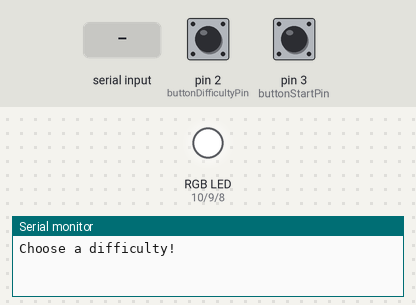
Recording of a program running on a simulated Arduino Uno, built with avr-gcc and run on an emulated ATmega328P. On the bench: an RGB LED mixed from three pins (HIGH = lit), the last lines printed to the serial monitor. Dashed ring = blinking. Inputs (shaded band) come from the test bench; at power-on: pin 2 (buttonDifficultyPin) HIGH, pin 3 (buttonStartPin) HIGH. Random numbers use the default seed unless the program sets one.

Above: at 1.2 s.
1.3 s: pin 2 (buttonDifficultyPin) pulled LOW for 0.15 s
2.9 s: pin 3 (buttonStartPin) pulled LOW for 0.15 s
At 4.3 s:
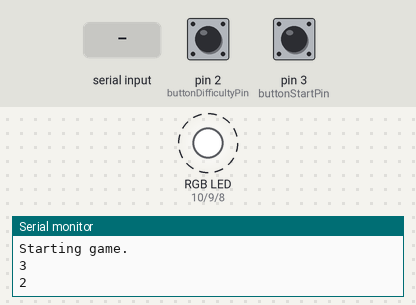
6.0 s: pin 2 (buttonDifficultyPin) pulled LOW for 1 s
10.0 s: "1\n" received over Serial
At 10.9 s:
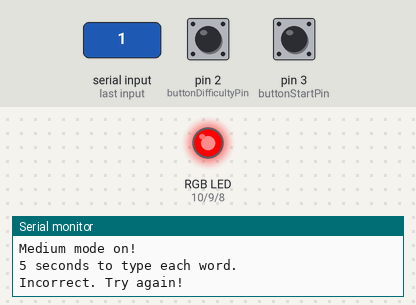
11.5 s: pin 3 (buttonStartPin) pulled LOW for 1 s
At 12.0 s:
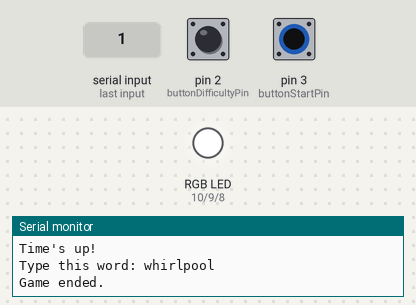
14.0 s: pin 2 (buttonDifficultyPin) driven LOW and pin 3 (buttonStartPin) driven LOW
At 17.5 s:
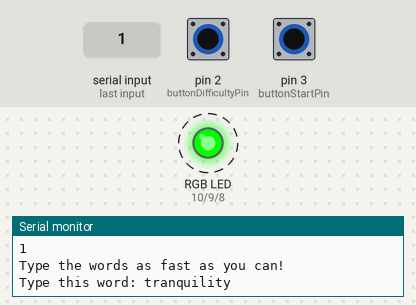
Timing chart, 0 to 48.5 s (numbered marks = the images above; inputs shaded):
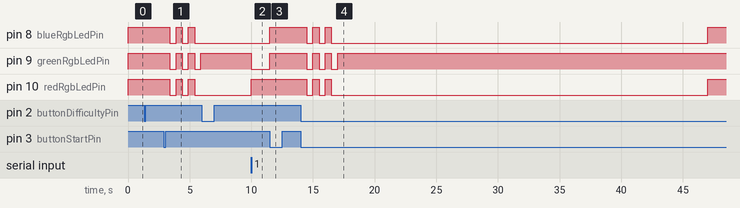

Measured:
- after the input at 2.9 s, pin 8 (blueRgbLedPin), pin 9 (greenRgbLedPin), pin 10 (redRgbLedPin): alternates HIGH for 0.50 s and LOW for 0.50 s, starting after 0.50 s
- after the input at 10.0 s, pin 9 (greenRgbLedPin): HIGH → LOW at once; pin 10 (redRgbLedPin): LOW → HIGH at once
- after the input at 11.5 s, pin 8 (blueRgbLedPin), pin 9 (greenRgbLedPin): LOW → HIGH at once
- after the input at 14.0 s, pin 8 (blueRgbLedPin), pin 10 (redRgbLedPin): goes LOW 0.50 s, HIGH 0.50 s, LOW 0.50 s, HIGH 0.50 s, LOW 30.5 s, then HIGH, starting after 0.50 s; pin 9 (greenRgbLedPin): alternates HIGH for 0.50 s and LOW for 0.50 s, 6 changes in all, then stays HIGH, starting after 0.50 s

The program:

main.cpp
```cpp
#include <Arduino.h>

// Declararea Pin-ilor, dar si a variabilelor de urmeaza sa fie folosite
const int buttonStartPin = 3;
const int buttonDifficultyPin = 2;
const int redRgbLedPin = 10;
const int greenRgbLedPin = 9;
const int blueRgbLedPin = 8;

void generateWord();

const unsigned long buttonDebounceDelay = 500;
const unsigned long roundTime = 30000;
const int wordCount = 30;
const char* words[wordCount] = { // Dictionarul de cuvinte
  "ambition", "whisper", "eclipse", "symphony", "mystery", "journey", "reflection", "harmony", "obsession", "inspiration",
  "courage", "fortress", "solitude", "illusion", "adventure", "wisdom", "vision", "enigma", "benevolence", "whirlpool",
  "infinity", "resilience", "miracle", "tranquility", "labyrinth", "essence", "destiny", "serenity", "wilderness", "echo"
};

// Optiunile folosite pentru dificultate
#define DIFFICULTY_OPTIONS 3
enum DifficultyOptions {
  UNKNOWN = -1,
  EASY = 0,
  MEDIUM = 1,
  HARD = 2
};

// Starile posibile ale programului
enum StateOptions {
  IDLE = 0,
  STARTING = 1,
  RUNNING = 2
};

DifficultyOptions difficulty = UNKNOWN;
StateOptions gameState = IDLE;

unsigned long lastStartPressTime = 0;
unsigned long lastDifficultyPressTime = 0;
unsigned long roundStartTime = 0;
unsigned long wordStartTime = 0;
unsigned int timeLimit = 0;
int correctWordNumber = 0;
String chosenWord;
String inputBuffer = "";

// Functie care seteaza intensitatea LED-ului RBG pentru fiecare culoare
void setLedColor(int red, int green, int blue) {
  analogWrite(redRgbLedPin, red);
  analogWrite(greenRgbLedPin, green);
  analogWrite(blueRgbLedPin, blue);
}

// Functie care cicleaza prin dificultatile posibile si afiseaza mesajul in terminal
void changeDifficulty() {
  if (millis() - lastDifficultyPressTime > buttonDebounceDelay) {
    lastDifficultyPressTime = millis();
    difficulty = (DifficultyOptions)((difficulty + 1) % DIFFICULTY_OPTIONS);
    Serial.print(difficulty == EASY ? "Easy" : difficulty == MEDIUM ? "Medium" : "Hard");
    Serial.println(" mode on!");
    timeLimit = difficulty == EASY ? 10000 : (difficulty == MEDIUM ? 5000 : 3000);
    Serial.print(difficulty == EASY ? "10 seconds" : difficulty == MEDIUM ? "5 seconds" : "3 seconds");
    Serial.println(" to type each word.");
  }
}

// Functie care porneste sau opreste programul, dar si detecteaza daca dificultatea nu a fost aleasa
void triggerStartStop() {
  if (millis() - lastStartPressTime > buttonDebounceDelay) {
    lastStartPressTime = millis();
    if (difficulty == UNKNOWN) {
      Serial.println("Select a difficulty level first.");
      return;
    }
    if (gameState == IDLE) {
      gameState = STARTING;
      Serial.println("Starting game.");
    }
    else {
      Serial.println("Game ended.");
      gameState = IDLE;
      correctWordNumber = 0;
      setLedColor(255, 255, 255);
    }
  }
}

// Functie care face animatia de start, dar scrie si in terminal numaratoarea inversa
void countdownStart() {
  for (int i = 3; i > 0; i--) {
    Serial.println(i);
    setLedColor(255, 255, 255);
    delay(500);
    setLedColor(0, 0, 0);
    delay(500);
  }
  gameState = RUNNING;
  roundStartTime = millis();
  Serial.println("Type the words as fast as you can!");
  setLedColor(0, 255, 0);
  generateWord();
}

// Functie care genereaza aleatoriu cuvinte
void generateWord() {
  chosenWord = words[random(wordCount)];
  Serial.print("Type this word: ");
  Serial.println(chosenWord);
  inputBuffer = "";
  wordStartTime = millis();
}

// Functie care detecteaza daca cuvantul scris in terminal este corect sau nu, dar anunta si cand timpul s-a terminat
void checkInput() {
  while (Serial.available()) {
    char receivedChar = Serial.read();
    if (receivedChar == '\b' && inputBuffer.length() > 0) {
      inputBuffer.remove(inputBuffer.length() - 1);
    }
    else if (receivedChar == '\n') {
      inputBuffer.trim();
      if (inputBuffer.equals(chosenWord)) {
        Serial.println("Correct!");
        correctWordNumber++;
        generateWord();
        setLedColor(0, 255, 0);
        wordStartTime = millis();
      }
      else {
        Serial.println("Incorrect. Try again!");
        setLedColor(255, 0, 0);
      }
      inputBuffer = "";
    }
    else {
      inputBuffer += receivedChar;
    }
  }
  if (millis() - wordStartTime > timeLimit) {
    Serial.println("Time's up!");
    generateWord();
    inputBuffer = "";
  }
}

void setup() {
  Serial.begin(28800);
  // Asignarea Pin-ilor
  pinMode(redRgbLedPin, OUTPUT);
  pinMode(greenRgbLedPin, OUTPUT);
  pinMode(blueRgbLedPin, OUTPUT);
  pinMode(buttonStartPin, INPUT_PULLUP);
  pinMode(buttonDifficultyPin, INPUT_PULLUP);

  // Folosirea intreruperilor pentru butoane
  attachInterrupt(digitalPinToInterrupt(buttonDifficultyPin), changeDifficulty, FALLING);
  attachInterrupt(digitalPinToInterrupt(buttonStartPin), triggerStartStop, FALLING);

  setLedColor(255, 255, 255);

  randomSeed(millis());
  Serial.println("Choose a difficulty!");
}

void loop() {
  if (gameState == STARTING) {
      countdownStart();
  }
  else if (gameState == RUNNING && millis() - roundStartTime < roundTime) {
      checkInput();
  }
  else if (gameState == RUNNING && millis() - roundStartTime >= roundTime) {
      Serial.print("Game over! Correct words: ");
      Serial.println(correctWordNumber);
      gameState = IDLE;
      setLedColor(255, 255, 255);
  }
}
```
